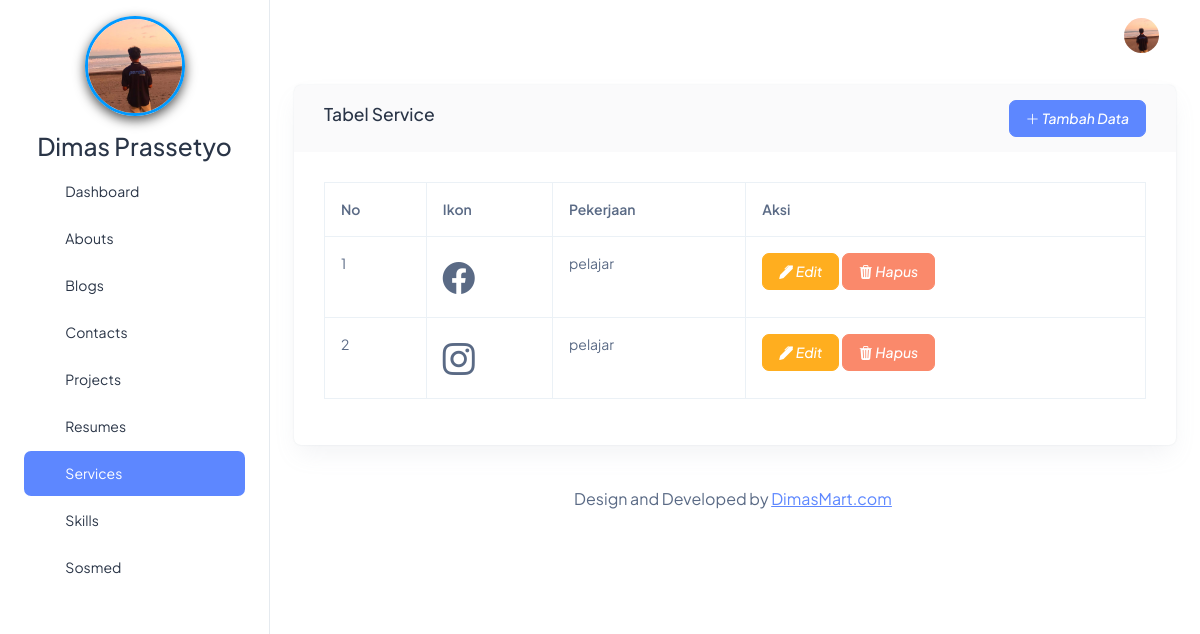
Screenshot of /beckend/pages/service/index.php with the database file from the repository.
### tables this page shows
CREATE TABLE `abouts` (
  `id` bigint NOT NULL,
  `name` varchar(255) NOT NULL,
  `born` date NOT NULL,
  `address` text NOT NULL,
  `zip_code` int NOT NULL,
  `email` varchar(255) NOT NULL,
  `phone` varchar(255) NOT NULL,
  `total_project` int NOT NULL,
  `work` varchar(255) NOT NULL,
  `image` text NOT NULL,
  `description` text NOT NULL
);

CREATE TABLE `services` (
  `id` bigint NOT NULL,
  `icon` text NOT NULL,
  `job` varchar(255) NOT NULL
);

### beckend/pages/service/index.php (the view)
<?php
    include '../../partials/header.php';
    include '../../partials/sidebar.php';
    include '../../partials/navbar.php';
    $qServices = "SELECT * FROM services";
    $result = mysqli_query($connect, $qServices) or die(mysqli_error($connect));
?>
   <div class="row">
    <div class="col-12">
        <div class="card">
            <div class="card-header d-flex align-items-center justify-content-between">
                <h5>Tabel Service</h5>
                <a href="./create.php" class="btn btn-primary"><i class="bi bi-plus-lg"> Tambah Data</i></a>
            </div>
            <div class="card-body">
                <div class="tabel-responsive">
                    <table class="table table-bordered">
                        <thead>
                            <tr class="text-capitalize">
                                <th>No</th>
                                <th>Ikon</th>
                                <th>Pekerjaan</th>
                                <th>Aksi</th>
                            </tr>
                        </thead>
                        <tbody>
                            <?php
                                $no = 1;
                                while($item =$result->fetch_object()):
                            ?>
                            <tr>
                                 <td><?= $no?></td>
                                  <td>
                                    <i class="<?= $item->icon ?>" style="font-size:2rem"></i>
                                  </td>
                                <td><?=$item->job?></td>
                                <td>
                                    <a href="./edit.php?id=<?= $item->id?>" class="btn btn-warning"><i class="bi bi-pen-fill"> Edit</i></a>
                                    <a href="../../action/service/destroy.php?id=<?= $item->id?>" class="btn btn-danger"
                                    onclick="return confirm('Apakah Anda Yakin')"><i class="bi bi-trash3-fill"> Hapus</i></a>
                                </td>
                            </tr>
                            <?php
                                $no++;
                                endwhile;
                            ?>
                        </tbody>
                    </table>
                </div>
            </div>
        </div>
    </div>
   </div>
   <?php
    include '../../partials/footer.php';
    include '../../partials/script.php';
    ?>

### beckend/partials/sidebar.php (shortened to what this page needs)
<?php
$qAbouts = "SELECT * FROM abouts";
$result = mysqli_query($connect, $qAbouts) or die(mysqli_error($connect));
$item = $result->fetch_object();
?>
<body>
  <div class="page-wrapper" id="main-wrapper" data-layout="vertical" data-navbarbg="skin6" data-sidebartype="full"
    data-sidebar-position="fixed" data-header-position="fixed">
    <aside class="left-sidebar">
      <div>
        <div>
          <div class="brand-logo">
            <div class="w-100 d-flex flex-column align-items-center justify-content-center" style="padding:16px 0;">
              <a href="#" class="text-nowrap logo-img">
                <img src="../../../storages/about/<?= $item->image ?>" alt="Gambar" width="100" height="100" alt="" style="border-radius:50%; object-fit:cover; box-shadow:0 4px 12px rgba(0,0,0,0.69); border:3px solid #0099ff; display:block; margin:auto;">
              </a>
            </div>
            <div class="h3 text-center">
              <?= $item->name ?>
            </div>
          </div>
          <nav class="sidebar-nav scroll-sidebar" data-simplebar="">
            <ul id="sidebarnav">
              <li class="sidebar-item">
                <a class="sidebar-link" href="../dashboard/index.php" aria-expanded="false">
                  <span>
                    <i class="ti ti-layout-dashboard"></i>
                  </span>
                  <span class="hide-menu">Dashboard</span>
                </a>
              </li>
              <li class="sidebar-item">
                <a class="sidebar-link" href="../about/index.php" aria-expanded="false">
                  <span>
                    <i class="ti ti-info-square"></i>
                  </span>
                  <span class="hide-menu">Abouts</span>
                </a>
              </li>
              <li class="sidebar-item">
                <a class="sidebar-link" href="../blog/index.php" aria-expanded="false">
                  <span>
                    <i class="ti ti-pencil"></i>
                  </span>
                  <span class="hide-menu">Blogs</span>
                </a>
              </li>
              <li class="sidebar-item">
                <a class="sidebar-link" href="../contact/index.php" aria-expanded="false">
                  <span>
                    <i class="ti ti-phone"></i>
                  </span>
                  <span class="hide-menu">Contacts</span>
                </a>
              </li>
              <li class="sidebar-item">
                <a class="sidebar-link" href="../project/index.php" aria-expanded="false">
                  <span>
                    <i class="ti ti-apps"></i>
                  </span>
                  <span class="hide-menu">Projects</span>
                </a>
              </li>
              <li class="sidebar-item">
                <a class="sidebar-link" href="../resume/index.php" aria-expanded="false">
                  <span>
                    <i class="ti ti-file-text"></i>
                  </span>
                  <span class="hide-menu">Resumes</span>
                </a>
              </li>
              <li class="sidebar-item">
                <a class="sidebar-link" href="../service/index.php" aria-expanded="false">
                  <span>
                    <i class="ti ti-server"></i>
                  </span>
                  <span class="hide-menu">Services</span>
                </a>
              </li>
              <li class="sidebar-item">
                <a class="sidebar-link" href="../skill/index.php" aria-expanded="false">
                  <span>
                    <i class="ti ti-tools"></i>
                  </span>
                  <span class="hide-menu">Skills</span>
                </a>
              </li>
              <li class="sidebar-item">
                <a class="sidebar-link" href="../socmed/index.php" aria-expanded="false">
                  <span>
                    <i class="ti ti-brand-instagram"></i>
                  </span>
                  <span class="hide-menu">Sosmed</span>
                </a>
              </li>
            </ul>
          </nav>
        </div>
    </aside>

### beckend/partials/navbar.php (shortened to what this page needs)
<?php
$qAbouts = "SELECT * FROM abouts";
$result = mysqli_query($connect, $qAbouts) or die(mysqli_error($connect));
$item = $result->fetch_object();
?>
    <div class="body-wrapper">
      <header class="app-header">
        <nav class="navbar navbar-expand-lg navbar-light">
          <div class="navbar-collapse justify-content-end px-0" id="navbarNav">
            <ul class="navbar-nav flex-row ms-auto align-items-center justify-content-end">
              <li class="nav-item dropdown">
                <a class="nav-link nav-icon-hover" href="javascript:void(0)" id="drop2" data-bs-toggle="dropdown"
                  aria-expanded="false">
                  <img src="../../../storages/about/<?= $item->image ?>" alt="" width="35" height="35" class="rounded-circle">
                </a>
              </li>
            </ul>
          </div>
        </nav>
      </header>
      <div class="container-fluid">

### rows the page displays
abouts: image (picture), name "Dimas Prassetyo"
services: job "pelajar"
services: job "pelajar"
